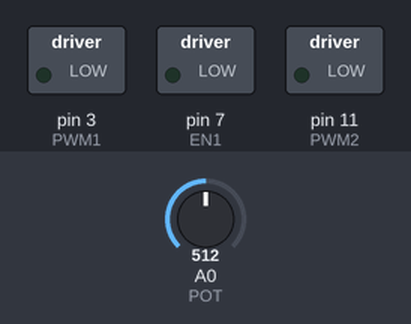
Bench run of a sketch on a simulated Arduino Uno, built with avr-gcc and run on an emulated ATmega328P. Parts: switched loads named in the sketch (green lamp = pin HIGH). The test bench sets the inputs (shaded band); at power-on: A0 (POT) = 512. What the sketch prints to the serial monitor is not drawn.

Above: at 1.2 s.
1.3 s: A0 (POT) set to 716
At 1.7 s:
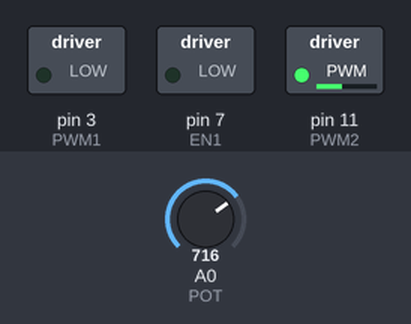
2.8 s: A0 (POT) set to 900
At 4.0 s:
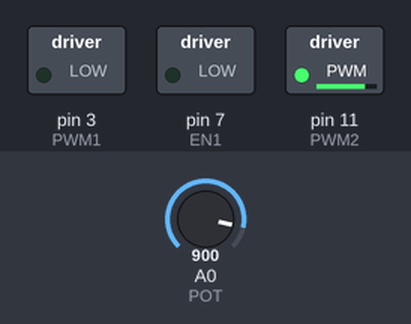
4.3 s: A0 (POT) set to 978
At 5.1 s:
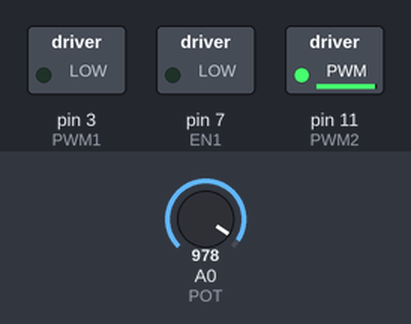
5.8 s: A0 (POT) set to 994
At 6.3 s:
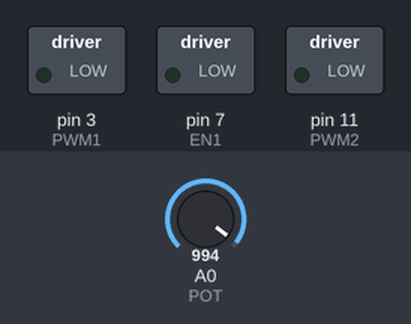
7.3 s: A0 (POT) set to 1023
At 8.5 s:
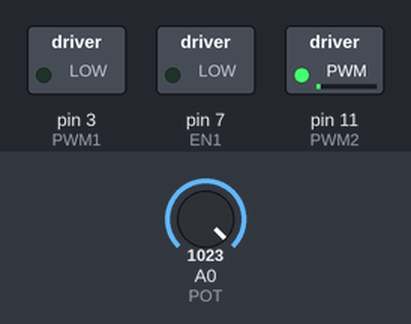
8.8 s: A0 (POT) set to 511
At 9.8 s:
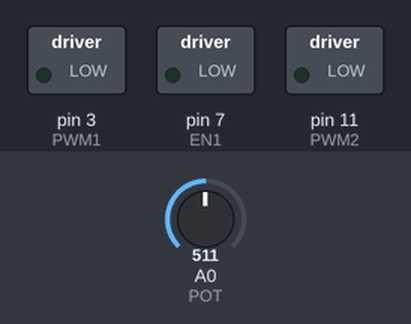
Timing chart, 0 to 11.3 s (numbered marks = the images above; inputs shaded):
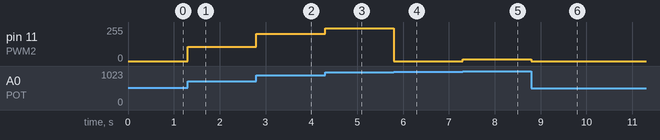

The sketch:

motor_test.ino
```cpp
#define EN1 7
#define PWM1 3
#define PWM2 11
#define POT 0
int potOffset;
int potOrign;
void setup(){
  pinMode(EN1,OUTPUT);
  pinMode(PWM1,OUTPUT);
  pinMode(PWM2,OUTPUT);
  potOrign = analogRead(POT);
  Serial.begin(115200);
}
void loop(){
  potOffset = analogRead(POT) - potOrign;
  Serial.println(potOffset);
  if(potOffset > 5){
    analogWrite(PWM1,0);
    analogWrite(PWM2,map(potOffset,0,470,0,250));
  }
  else if(potOffset < -5){
    analogWrite(PWM2,0);
    potOffset = abs(potOffset);
    analogWrite(PWM1,map(potOffset,0,470,0,250));
  }
  else{
    analogWrite(PWM1,0);
    analogWrite(PWM2,0);
  }
  digitalWrite(EN1,LOW);
}
```

Measured:
- the behaviour switches between 993 and 994 on A0 (POT) (found by bisection; images 3 and 4)
- after the input at 1.3 s, pin 11 (PWM2): 0/255 → 108/255 at once
- after the input at 2.8 s, pin 11 (PWM2): 108/255 → 206/255 at once
- after the input at 4.3 s, pin 11 (PWM2): 206/255 → 247/255 at once
- after the input at 5.8 s, pin 11 (PWM2): 247/255 → 0/255 at once
- after the input at 7.3 s, pin 11 (PWM2): 0/255 → 15/255 at once
- after the input at 8.8 s, pin 11 (PWM2): 15/255 → 0/255 at once
